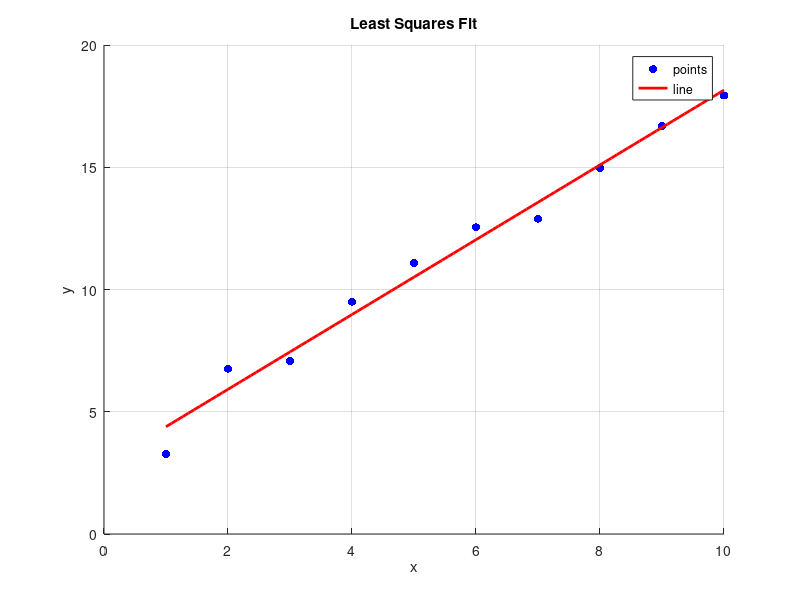

This figure's MATLAB source:
% generate 
rng("default");
x = (1:10)';
y = 1.5 * x + 3 + randn(10, 1);

% scatter plot
figure;
scatter(x, y, 'b', 'filled');
hold on;

% make maticx
A = [x ones(size(x))];
params = A \ y;
a = params(1);
b = params(2);

% plot
x_fit = linspace(min(x), max(x), 100)';
y_fit = a * x_fit + b;
plot(x_fit, y_fit, 'r', 'LineWidth', 2);

xlabel('x');
ylabel('y');
title('Least Squares Fit');
legend('points', 'line');
grid on;
hold off;

disp(['Optimal a: ', num2str(a)]);
disp(['Optimal b: ', num2str(b)]);